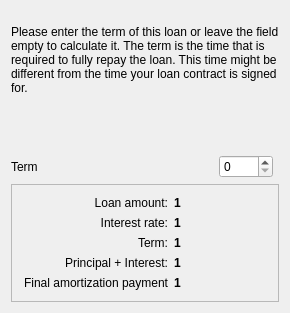
<?xml version="1.0" encoding="UTF-8"?>
<ui version="4.0">
 <class>DurationWizardPage</class>
 <widget class="QWizardPage" name="DurationWizardPage">
  <attribute name="title">
   <string>Duration</string>
  </attribute>
  <layout class="QVBoxLayout">
   <item>
    <widget class="QLabel" name="TextLabel15_2">
     <property name="text">
      <string>
Please enter the term of this loan or leave the field empty to calculate it. The term is the time that is required to fully repay the loan. This time might be different from the time your loan contract is signed for.</string>
     </property>
     <property name="alignment">
      <set>Qt::AlignTop</set>
     </property>
     <property name="wordWrap">
      <bool>true</bool>
     </property>
    </widget>
   </item>
   <item>
    <spacer name="Spacer67_2">
     <property name="sizeHint">
      <size>
       <width>16</width>
       <height>54</height>
      </size>
     </property>
     <property name="sizeType">
      <enum>QSizePolicy::Expanding</enum>
     </property>
     <property name="orientation">
      <enum>Qt::Vertical</enum>
     </property>
    </spacer>
   </item>
   <item>
    <layout class="QHBoxLayout">
     <item>
      <widget class="QLabel" name="TextLabel2_3">
       <property name="sizePolicy">
        <sizepolicy hsizetype="Preferred" vsizetype="Preferred">
         <horstretch>1</horstretch>
         <verstretch>0</verstretch>
        </sizepolicy>
       </property>
       <property name="text">
        <string>Term</string>
       </property>
       <property name="wordWrap">
        <bool>false</bool>
       </property>
      </widget>
     </item>
     <item>
      <widget class="QSpinBox" name="m_durationValueEdit">
       <property name="minimum">
        <number>0</number>
       </property>
       <property name="maximum">
        <number>1000</number>
       </property>
      </widget>
     </item>
     <item>
      <widget class="KMyMoneyGeneralCombo" name="m_durationUnitEdit"/>
     </item>
    </layout>
   </item>
   <item>
    <widget class="QFrame" name="Frame3_2_2">
     <property name="frameShape">
      <enum>QFrame::StyledPanel</enum>
     </property>
     <property name="frameShadow">
      <enum>QFrame::Raised</enum>
     </property>
     <layout class="QGridLayout">
      <property name="margin">
       <number>11</number>
      </property>
      <property name="spacing">
       <number>6</number>
      </property>
      <item row="0" column="0">
       <widget class="QLabel" name="TextLabel6_3_2">
        <property name="text">
         <string>Loan amount:</string>
        </property>
        <property name="alignment">
         <set>Qt::AlignVCenter|Qt::AlignRight</set>
        </property>
        <property name="wordWrap">
         <bool>true</bool>
        </property>
       </widget>
      </item>
      <item row="1" column="0">
       <widget class="QLabel" name="TextLabel8_3_2">
        <property name="text">
         <string>Interest rate:</string>
        </property>
        <property name="alignment">
         <set>Qt::AlignVCenter|Qt::AlignRight</set>
        </property>
        <property name="wordWrap">
         <bool>false</bool>
        </property>
       </widget>
      </item>
      <item row="2" column="0">
       <widget class="QLabel" name="TextLabel9_2_2">
        <property name="text">
         <string>Term:</string>
        </property>
        <property name="alignment">
         <set>Qt::AlignVCenter|Qt::AlignRight</set>
        </property>
        <property name="wordWrap">
         <bool>false</bool>
        </property>
       </widget>
      </item>
      <item row="3" column="0">
       <widget class="QLabel" name="TextLabel10_2_2">
        <property name="text">
         <string>Principal + Interest:</string>
        </property>
        <property name="alignment">
         <set>Qt::AlignVCenter|Qt::AlignRight</set>
        </property>
        <property name="wordWrap">
         <bool>false</bool>
        </property>
       </widget>
      </item>
      <item row="4" column="0">
       <widget class="QLabel" name="TextLabel11_3_2">
        <property name="text">
         <string>Final amortization payment</string>
        </property>
        <property name="alignment">
         <set>Qt::AlignVCenter|Qt::AlignRight</set>
        </property>
        <property name="wordWrap">
         <bool>false</bool>
        </property>
       </widget>
      </item>
      <item row="0" column="1">
       <widget class="QLabel" name="m_loanAmount3">
        <property name="font">
         <font>
          <bold>true</bold>
         </font>
        </property>
        <property name="text">
         <string>1</string>
        </property>
        <property name="textFormat">
         <enum>Qt::PlainText</enum>
        </property>
        <property name="wordWrap">
         <bool>false</bool>
        </property>
       </widget>
      </item>
      <item row="1" column="1">
       <widget class="QLabel" name="m_interestRate3">
        <property name="font">
         <font>
          <bold>true</bold>
         </font>
        </property>
        <property name="text">
         <string>1</string>
        </property>
        <property name="textFormat">
         <enum>Qt::PlainText</enum>
        </property>
        <property name="wordWrap">
         <bool>false</bool>
        </property>
       </widget>
      </item>
      <item row="2" column="1">
       <widget class="QLabel" name="m_duration3">
        <property name="font">
         <font>
          <bold>true</bold>
         </font>
        </property>
        <property name="text">
         <string>1</string>
        </property>
        <property name="textFormat">
         <enum>Qt::PlainText</enum>
        </property>
        <property name="wordWrap">
         <bool>false</bool>
        </property>
       </widget>
      </item>
      <item row="3" column="1">
       <widget class="QLabel" name="m_payment3">
        <property name="font">
         <font>
          <bold>true</bold>
         </font>
        </property>
        <property name="text">
         <string>1</string>
        </property>
        <property name="textFormat">
         <enum>Qt::PlainText</enum>
        </property>
        <property name="wordWrap">
         <bool>false</bool>
        </property>
       </widget>
      </item>
      <item row="4" column="1">
       <widget class="QLabel" name="m_balloon3">
        <property name="font">
         <font>
          <bold>true</bold>
         </font>
        </property>
        <property name="text">
         <string>1</string>
        </property>
        <property name="textFormat">
         <enum>Qt::PlainText</enum>
        </property>
        <property name="wordWrap">
         <bool>false</bool>
        </property>
       </widget>
      </item>
     </layout>
    </widget>
   </item>
  </layout>
 </widget>
 <resources/>
 <connections/>
 <customwidgets>
  <customwidget>
   <class>KMyMoneyGeneralCombo</class>
   <extends>QWidget</extends>
   <header>kmymoneygeneralcombo.h</header>
   <container>1</container>
  </customwidget>
 </customwidgets>
 <tabstops>
 </tabstops>
</ui>
